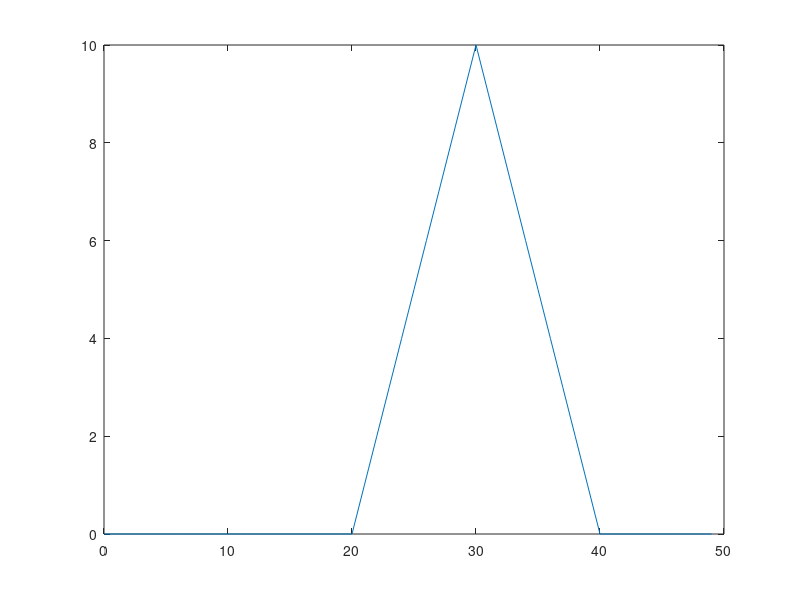

Reproduce this figure in MATLAB.
M = 50;
x = 0:M-1;
v(1:10) = x(1:10);
v(11:20) = 20-x(11:20);
v(21:M) = 0;
t = 0:20;
fh = figure(1);
for n=1:length(t)
    figure(1)
    plot(x,v)
    getframe();
    v(2:M) = v(1:M-1);
end